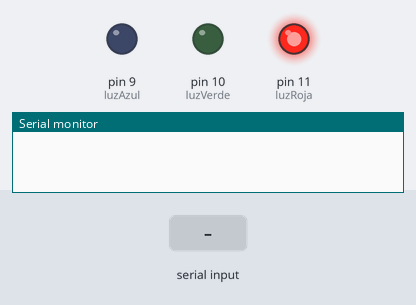
The sketch below on a simulated Arduino Uno, built with avr-gcc and run on an emulated ATmega328P. Parts: output pins drawn as LEDs (lit = HIGH), the last lines printed to the serial monitor. The inputs (shaded band) are chosen by the test bench.

Above: at 1.2 s.
1.3 s: "1" received over Serial
At 2.2 s:
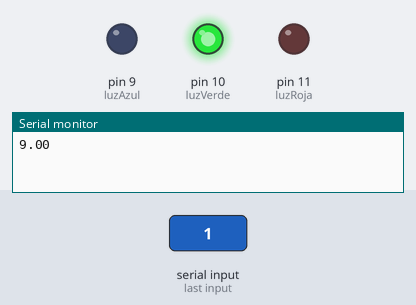
Timing chart, 0 to 4.3 s (numbered marks = the images above; inputs shaded):
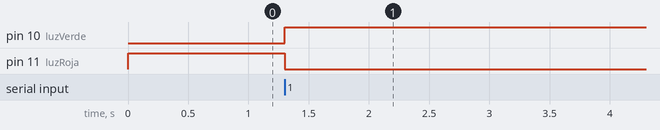

The sketch:

Medidor_de_Gas.ino
```cpp
//Variables globales
String textoRecibido = "0";
double pesoCilindro = 0.0;
double pesoTotal = 10.0;
double pesoTiempo = 0.0;

//Conexión de los pines del led RGB
const int luzRoja = 11;
const int luzVerde = 10;
const int luzAzul = 9;

void setup() {
  Serial.begin(9600);
  Serial.setTimeout(100);
  pinMode(luzRoja, OUTPUT);
  pinMode(luzVerde, OUTPUT);
  pinMode(luzAzul, OUTPUT);
}

void loop() {
  //Si se detecta que se puede mandar informacion
  if(Serial.available() > 0){

    //Coloca la luz del led en verde
    colorRGB(0, 255, 0);

    //Lee cual es el tipo de balón a pesar
    textoRecibido = Serial.readString();

    //Pasa la cadena de caracteres a un numero de punto flotante para poder hacer las operaciones de calculo
    pesoCilindro = textoRecibido.toDouble();

    //Le resta el peso del balon al peso que toma el sensor de peso
    pesoTiempo = pesoTotal - pesoCilindro;

    //Mientras el peso del balon sea mayor o igual a 0, se mantendra activa la aplicacion
    while(pesoTiempo >= 0){

      //Manda a la aplicacion cuanto peso tiene el balon actualmente
      Serial.print(pesoTiempo);

      //Espera un segundo
      delay(1000);

      //Calcula el peso actual de gas en el cilindro
      pesoTiempo -= 0.1;
    }
  }
  else{
    //Si no se ha leido nada, se activara una luz roja
    colorRGB(255,0,0);
  }
}

//Funcion para cambiar los valores de color en el led
void colorRGB(int rojo, int verde, int azul){
  analogWrite(luzRoja, rojo);
  analogWrite(luzVerde, verde);
  analogWrite(luzAzul, azul);
}
```

Measured:
- after the input at 1.3 s, pin 10 (luzVerde): LOW → HIGH at once; pin 11 (luzRoja): HIGH → LOW at once
